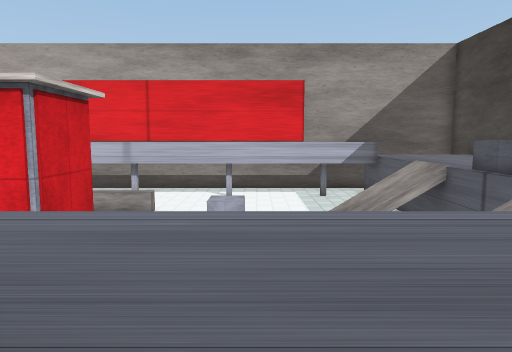
[1] (above)

19 first-person views from a walk through a 3-D level made in the Unity game engine. The camera is 1.3 m above the floor, tilts 6° down and sees 70° across. The floor is counted in squares, 2 m on a side. Each view is taken from the middle of a square. On the plan, view 1 faces up. The plan holds only what a view shows up to about 11 squares ahead; the rest is blank. Some surface patterns are stand-ins.

[2]
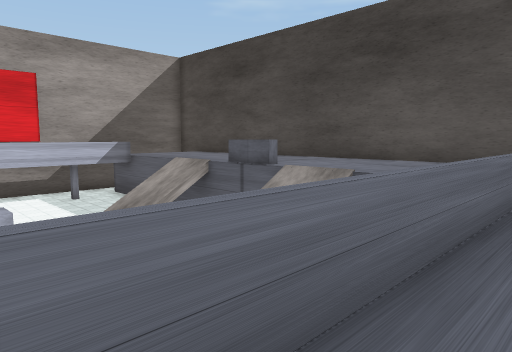

[3]
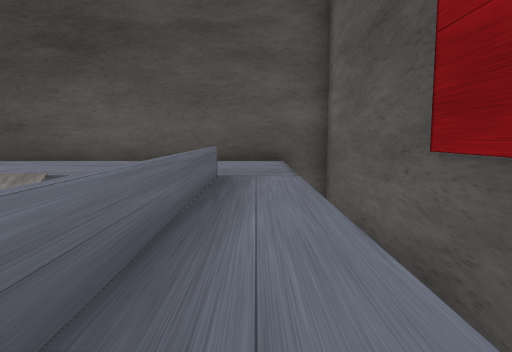

[4]
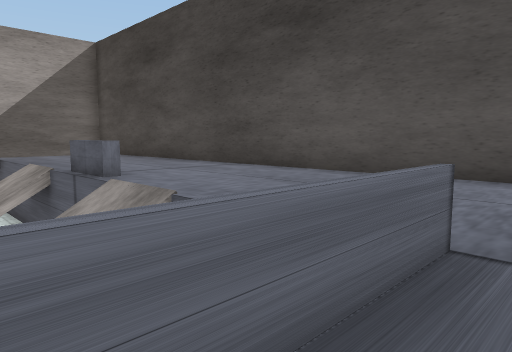

[5]
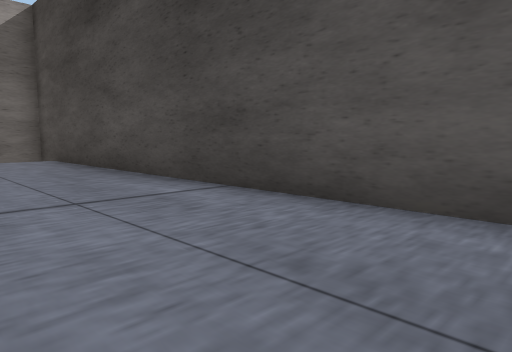

[6]
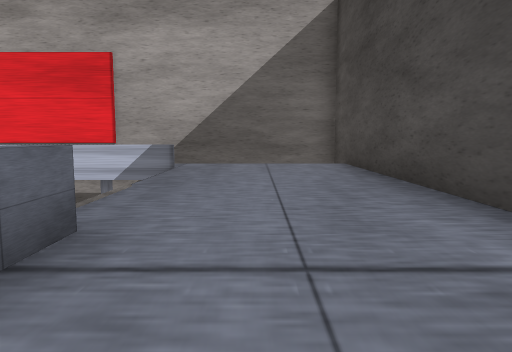

[7]
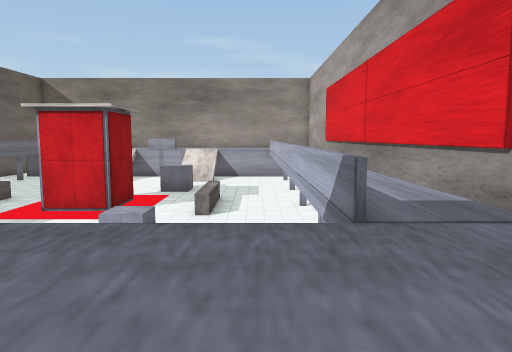

[8]
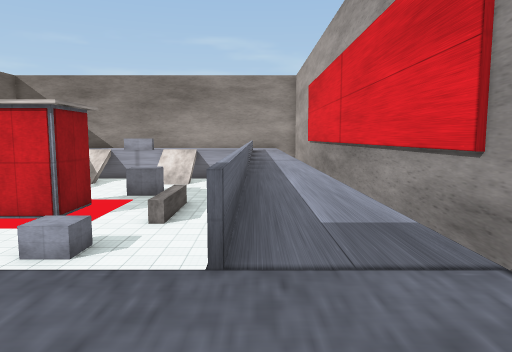

[9]
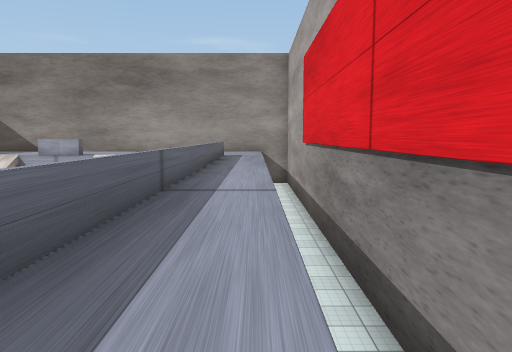

[10]
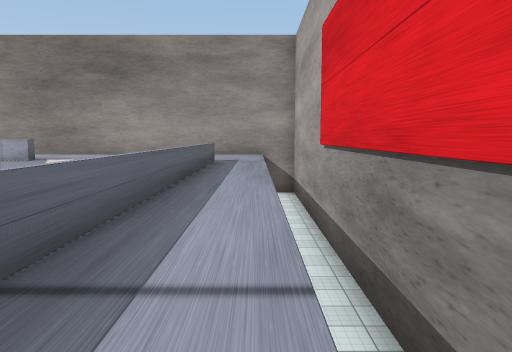

[11]
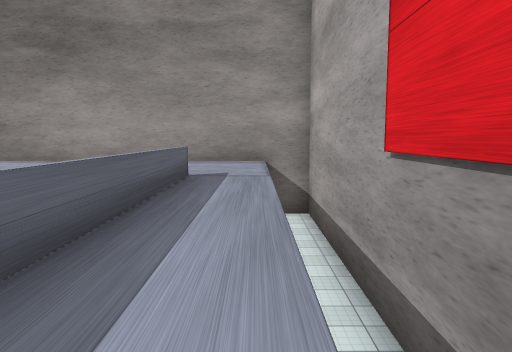

[12]
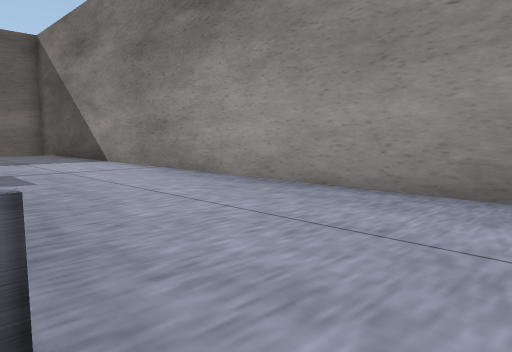

[13]
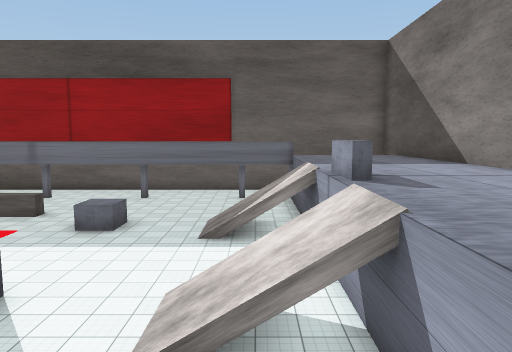

[14]
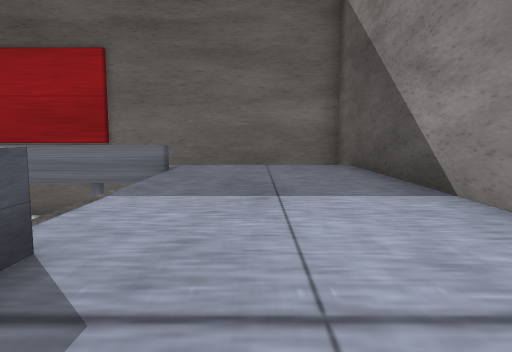

[15]
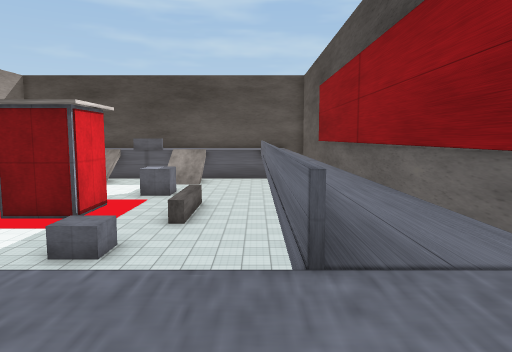

[16]
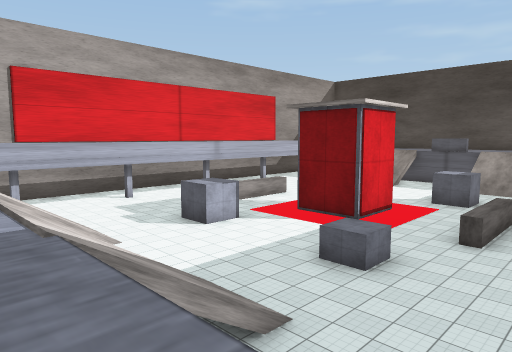

[17]
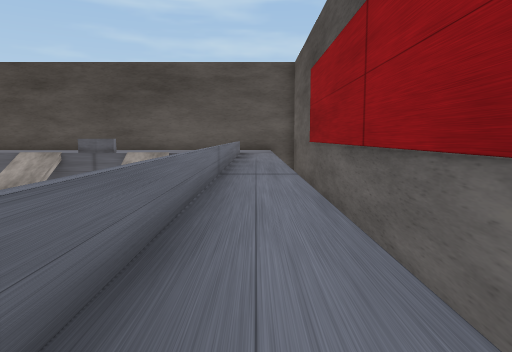

[18]
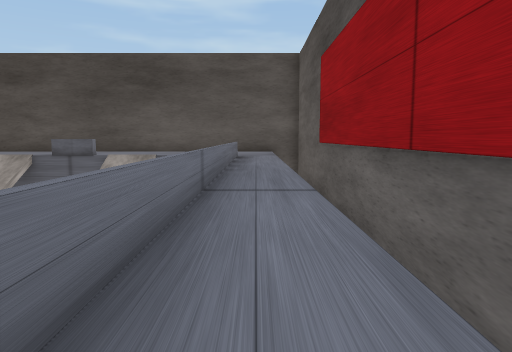

[19]
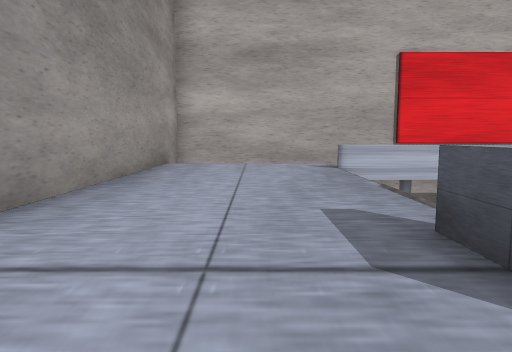

### Floor plan
Key: @ floor where view 1 was taken; # wall or solid block; . floor; = window, fence, low wall or low ledge; v drop or lower ground; O other object.
Columns run from 18 left of view 1 to 9 right of it. Each row starts with its distance up from view 1.
 16 #####################
 15 #vvvvvvvvvvvvvvv vvvvvvvvvv#
 14 #..........................#
 13 #..........................#
 12 #....v vv     vvvvvv  v....#
 11 #....v vvv   vvvvvvvv v....#
 10 #....vvvvvv  vvvvOv vvv....#
  9 #....vvvvv vvvvvvOO vvv....#
  8 #....vvvvvvvv##vvvv  vv....#
  7 #....v vvvvvv##vv     v....#
  6 #....vvvvvvvv##vv     v....#
  5 #....vvvvvOvvvvvv     v....#
  4 #....vvvvOOvvvvvv     v....#
  3 #....vvvvvvvvvvv      v....#
  2 #....v vvvvvvvv          ..#
  1 #....=vvvvvvvvvvvvvvvv=....#
  0 #.................@........#
 -1 ##vvvvvvvvvvvvvvvvvvvvvvvv##
 -2  ##########################

Positions as (right, up) in squares from view 1, and headings:
1: (0, 0), facing up
2: (-2, 0), facing up-right
3: (-2, 0), facing right
4: (2, 0), facing up-right
5: (5, 3), facing up-right
6: (6, 5), facing up
7: (7, 12), facing left
8: (6, 13), facing left
9: (0, 14), facing left
10: (-3, 14), facing left
11: (-7, 14), facing left
12: (-13, 14), facing down-left
13: (-12, 13), facing down
14: (-15, 8), facing down
15: (-15, 1), facing right
16: (-14, 1), facing up-right
17: (-11, 0), facing right
18: (-9, 0), facing right
19: (-15, 5), facing up
